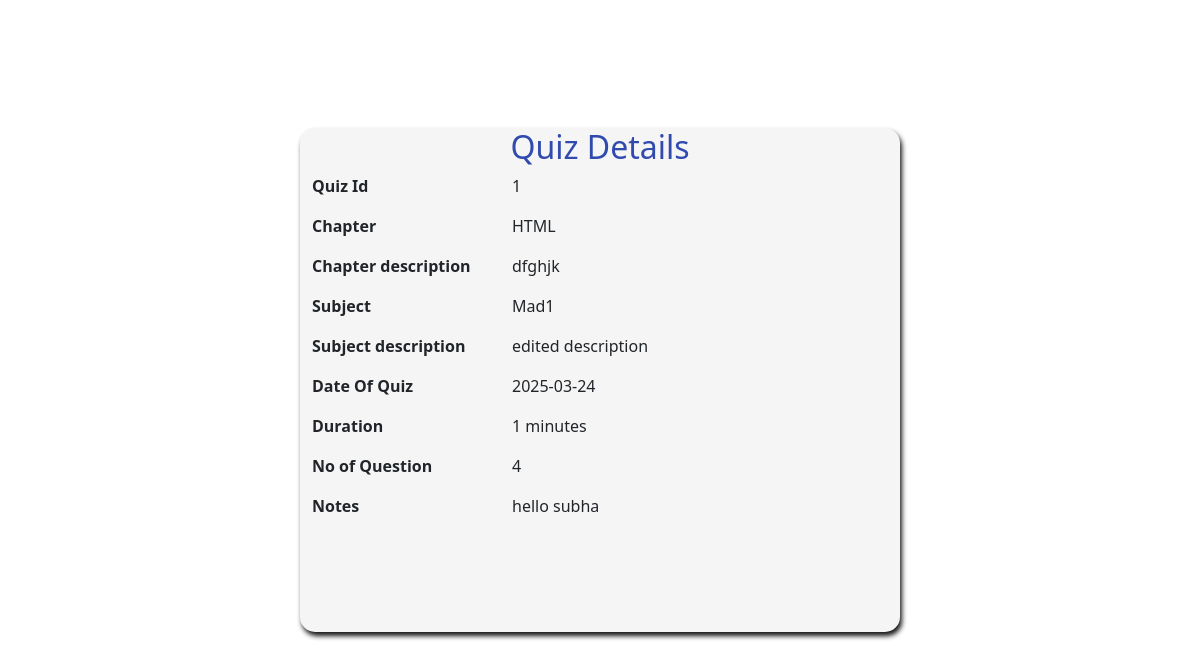
The page /quiz/details/1 on the database its author committed.
### models.py (models this page shows)
class Chapter(db.Model):
    id =db.Column(db.Integer, primary_key=True, autoincrement=True)
    subject_id=db.Column(db.Integer, db.ForeignKey('subject.id', name='FK_chapter_subject_id'), nullable=False)
    name=db.Column(db.String(50), nullable=False)
    description=db.Column(db.String(100), nullable=True)
    quizs=db.relationship('Quiz', backref='chapter', lazy=True)

class Subject(db.Model):
    id =db.Column(db.Integer, primary_key=True, autoincrement=True)
    name= db.Column(db.String(50), nullable=False)
    description=db.Column(db.String(200), nullable=True)
    chapters=db.relationship('Chapter', backref='subject', lazy=True)

class Quiz(db.Model):
    id =db.Column(db.Integer, primary_key=True, autoincrement=True)
    chapter_id=db.Column(db.Integer, db.ForeignKey('chapter.id', name='FK_quiz_chapter_id'), nullable=False)
    date_of_quiz=db.Column(db.Date, nullable=False)
    time_duration= db.Column(db.Integer, nullable=False)
    no_of_questions=db.Column(db.Integer, nullable=True)
    notes=db.Column(db.String(50), nullable=True)
    questions=db.relationship('Question', backref='quiz', lazy=True)
    score=db.relationship('Scores', backref='quiz', lazy=True)

### routes.py (the view)
@app.route('/quiz/details/<int:quiz_id>', methods=['GET'])
def quiz_details(quiz_id):
    quiz= Quiz.query.get_or_404(quiz_id)
    if quiz:
        chapter= Chapter.query.get(quiz.chapter_id)
        subject = Subject.query.get(chapter.subject_id)
        quiz_details ={
            'quiz_id': quiz.id,
            'chapter_name':chapter.name,
            'chapter_description':chapter.description,
            'subject_name':subject.name,
            'subject_description':subject.description,
            'date_of_quiz': quiz.date_of_quiz,
            'time_duration':quiz.time_duration,
            'no_of_questions': quiz.no_of_questions,
            'notes':quiz.notes
        }
        return render_template('quiz_details.html', quiz_details=quiz_details)
    else:
        return redirect(url_for('quizz'))

### templates/quiz_details.html (shortened to what this page needs)
<!DOCTYPE html>
<html lang="en">
<head>
    <link rel="stylesheet" href="{{ url_for('static', filename= 'style_index.css') }}">
    <link href="https://cdn.jsdelivr.net/npm/bootstrap@5.3.2/dist/css/bootstrap.min.css" rel="stylesheet">
    <link rel="stylesheet" href="https://cdnjs.cloudflare.com/ajax/libs/aos/2.3.4/aos.css">
    <link rel="stylesheet" href="https://cdnjs.cloudflare.com/ajax/libs/font-awesome/6.7.2/css/all.min.css">
    <link href="https://cdn.jsdelivr.net/npm/bootstrap@5.3.3/dist/css/bootstrap.min.css" rel="stylesheet">
</head>
<body>
    <div class="quiz-details" style="width: 100%; height:90vh;">
        <div class="container mt-5" id="quiz-details">
        <h2 class="quiz-card-title">Quiz Details</h2>
        <div class="quiz-inner" id="quiz-inner">
        <div class="row mb-3">
            <div class="col-md-4 font-weight-bold" style="font-weight: bold;">Quiz Id</div>
            <div class="col-md-8">{{ quiz_details.quiz_id }}</div>
        </div>
        <div class="row mb-3">
            <div class="col-md-4 font-weight-bold" style="font-weight: bold;">Chapter</div>
            <div class="col-md-8">{{ quiz_details.chapter_name }}</div>
        </div>
        <div class="row mb-3">
            <div class="col-md-4 font-weight-bold" style="font-weight: bold;">Chapter description</div>
            <div class="col-md-8">{{ quiz_details.chapter_description }}</div>
        </div>
        <div class="row mb-3">
            <div class="col-md-4 font-weight-bold" style="font-weight: bold;">Subject</div>
            <div class="col-md-8">{{ quiz_details.subject_name }}</div>
        </div>
        <div class="row mb-3">
            <div class="col-md-4 font-weight-bold" style="font-weight: bold;">Subject description</div>
            <div class="col-md-8">{{ quiz_details.subject_description }}</div>
        </div>
        <div class="row mb-3">
            <div class="col-md-4 font-weight-bold" style="font-weight: bold;">Date Of Quiz</div>
            <div class="col-md-8">{{ quiz_details.date_of_quiz }}</div>
        </div>
        <div class="row mb-3">
            <div class="col-md-4 font-weight-bold" style="font-weight: bold;">Duration</div>
            <div class="col-md-8">{{ quiz_details.time_duration }} minutes</div>
        </div>
        <div class="row mb-3">
            <div class="col-md-4 font-weight-bold" style="font-weight: bold;">No of Question</div>
            <div class="col-md-8">{{ quiz_details.no_of_questions }}</div>
        </div>
        <div class="row mb-3">
            <div class="col-md-4 font-weight-bold" style="font-weight: bold;">Notes</div>
            <div class="col-md-8">{{ quiz_details.notes }}</div>
        </div>
        </div>
        </div>
    </div>
</body>
</html>

### static/style_index.css (style rules this page uses)
body,html { height: 100%; margin: 0%; padding: 0%; background: none !important; }
.quiz-details #quiz-details { position: relative; background-color:whitesmoke ; border-radius:1px white ; box-shadow: 2px 4px 5px rgb(22, 22, 22); height: 70%; width: 50%; top:17%; border-radius: 15px; backdrop-filter: blur; top:5rem; text-align: left; }
#quiz-details .quiz-card-title { color: #314aae; text-align: center; }

### rows shown on the page
Chapter: chapter_name "HTML", chapter_description "dfghjk"
Subject: subject_name "Mad1", subject_description "edited description"
Quiz: date_of_quiz "2025-03-24", notes "hello subha"

### other values the page prints
{{ quiz_details.quiz_id }} "1"
{{ quiz_details.time_duration }} "1"
{{ quiz_details.no_of_questions }} "4"
